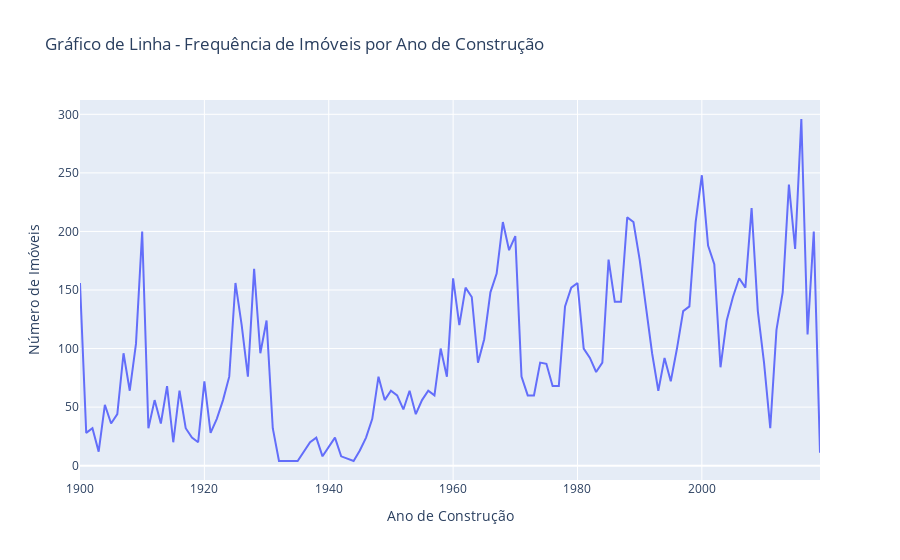

The code cell stored with this chart in its notebook:
### Code cell
# Supondo que df2_raw_seattle seja seu DataFrame
# Contando a frequência de cada ano na coluna 'YearBuilt'
tabela_frequencias = df3_raw_seattle['YearBuilt'].value_counts().reset_index()

# Renomeando as colunas para algo mais legível
tabela_frequencias.columns = ['Ano de Construção', 'Frequência']

# Ordenando a tabela pelos anos
tabela_frequencias = tabela_frequencias.sort_values(by='Ano de Construção')

# Criando o gráfico de linha
fig = px.line(tabela_frequencias, 
              x='Ano de Construção', 
              y='Frequência', 
              title="Gráfico de Linha - Frequência de Imóveis por Ano de Construção",
              labels={'Ano de Construção': 'Ano de Construção', 'Frequência': 'Número de Imóveis'})

# Exibindo o gráfico
fig.show()

### Figure 1 — Plotly figure (JSON) as saved in the notebook; plotly's stock layout.template omitted (floating-point values rounded to 4 significant figures)
{"data": [{"hovertemplate": "Ano de Construção=%{x}<br>Número de Imóveis=%{y}<extra></extra>", "legendgroup": "", "line": {"color": "#636efa", "dash": "solid"}, "marker": {"symbol": "circle"}, "mode": "lines", "name": "", "orientation": "v", "showlegend": false, "type": "scatter", "x": [1900, 1901, 1902, 1903, 1904, 1905, 1906, 1907, 1908, 1909, 1910, 1911, 1912, 1913, 1914, 1915, 1916, 1917, 1918, 1919, 1920, 1921, 1922, 1923, 1924, 1925, 1926, 1927, 1928, 1929, 1930, 1931, 1932, 1935, 1937, 1938, 1939, 1940, 1941, 1942, 1944, 1945, 1946, 1947, 1948, 1949, 1950, 1951, 1952, 1953, 1954, 1955, 1956, 1957, 1958, 1959, 1960, 1961, 1962, 1963, 1964, 1965, 1966, 1967, 1968, 1969, 1970, 1971, 1972, 1973, 1974, 1975, 1976, 1977, 1978, 1979, 1980, 1981, 1982, 1983, 1984, 1985, 1986, 1987, 1988, 1989, 1990, 1991, 1992, 1993, 1994, 1995, 1996, 1997, 1998, 1999, 2000, 2001, 2002, 2003, 2004, 2005, 2006, 2007, 2008, 2009, 2010, 2011, 2012, 2013, 2014, 2015, 2016, 2017, 2018, 2019], "xaxis": "x", "y": [156, 28, 32, 12, 52, 36, 44, 96, 64, 104, 200, 32, 56, 36, 68, 20, 64, 32, 24, 20, 72, 28, 40, 56, 76, 156, 120, 76, 168, 96, 124, 32, 4, 4, 20, 24, 8, 16, 24, 8, 4, 13, 24, 40, 76, 56, 64, 60, 48, 64, 44, 56, 64, 60, 100, 76, 160, 120, 152, 144, 88, 108, 148, 164, 208, 184, 196, 76, 60, 60, 88, 87, 68, 68, 136, 152, 156, 100, 92, 80, 88, 176, 140, 140, 212, 208, 176, 136, 96, 64, 92, 72, 100, 132, 136, 208, 248, 188, 172, 84, 124, 144, 160, 152, 220, 132, 88, 32, 116, 148, 240, 185, 296, 112, 200, 11], "yaxis": "y"}], "layout": {"legend": {"tracegroupgap": 0}, "title": {"text": "Gráfico de Linha - Frequência de Imóveis por Ano de Construção"}, "xaxis": {"anchor": "y", "domain": [0, 1], "title": {"text": "Ano de Construção"}}, "yaxis": {"anchor": "x", "domain": [0, 1], "title": {"text": "Número de Imóveis"}}}}
